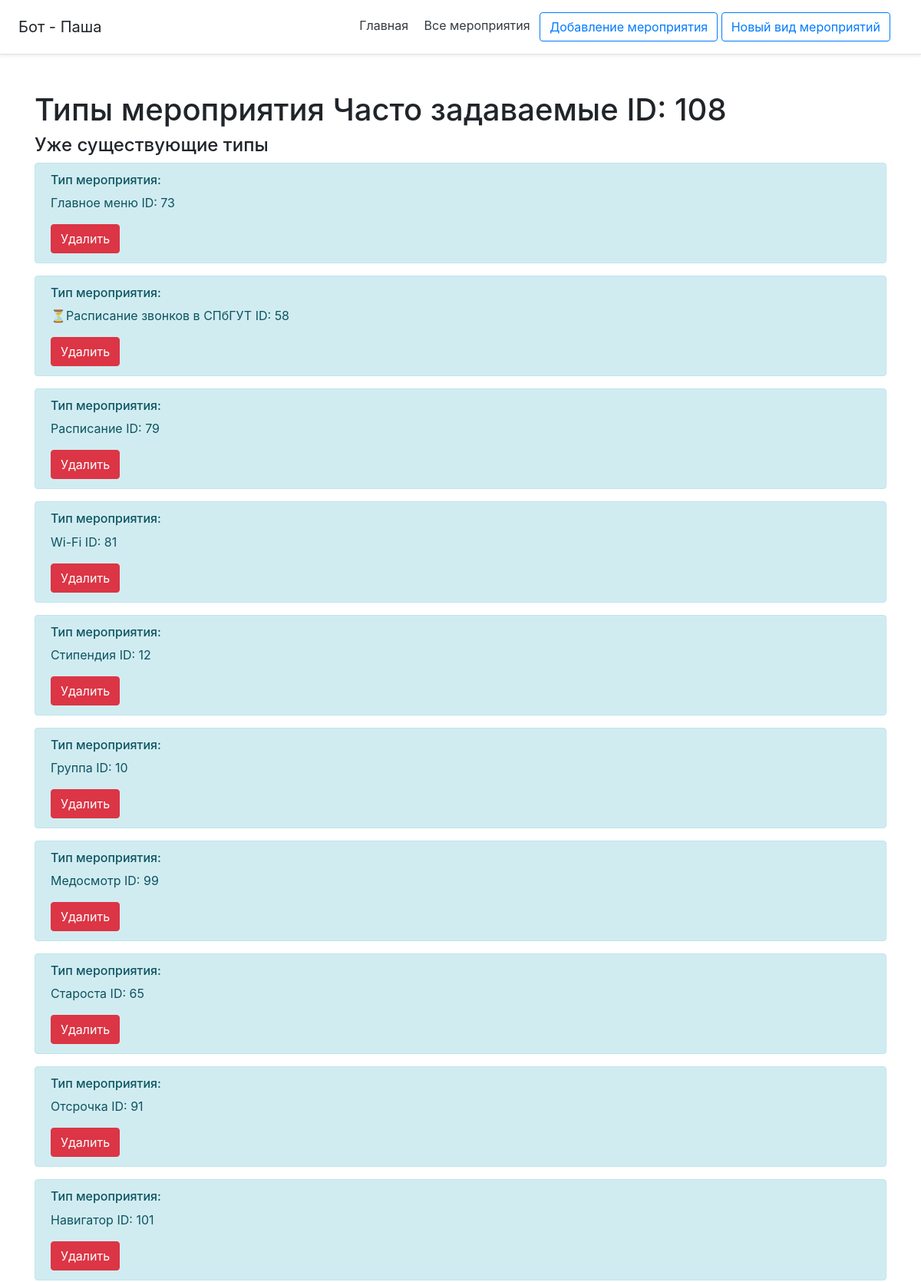
The app's page /event/108/inher (upper part), older data.
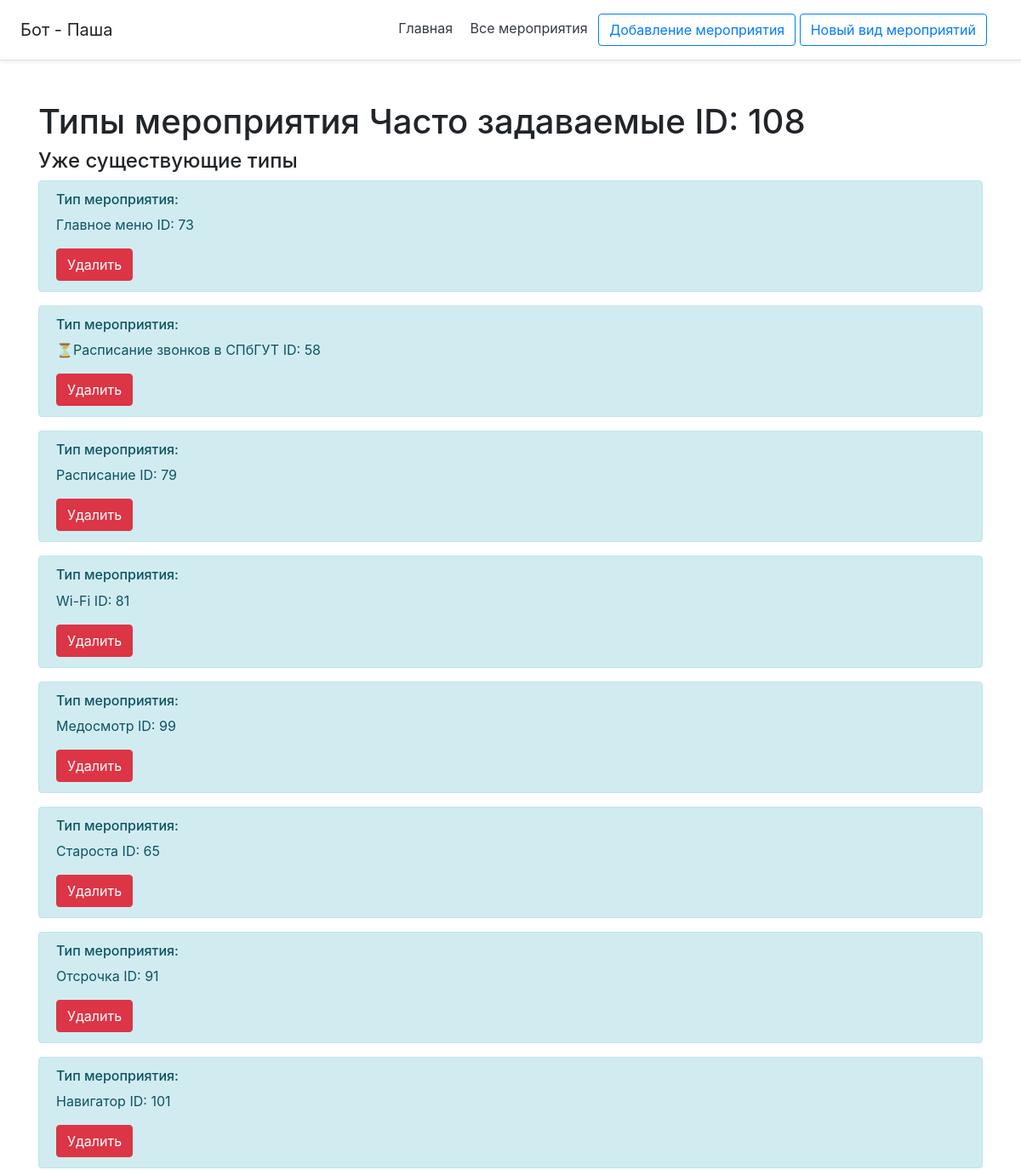
The same page, newer data.
### db_utils/database.py (models this page shows, shortened)
class Menu(db.Model):
    __tablename__ = "menu"
    id = db.Column(db.Integer, primary_key=True)
    name = db.Column(db.String(120), default='default_name')
    text = db.Column(db.String(10000), default='default_text')
    added = db.Column(db.DateTime, default=datetime.datetime.utcnow())
    active = db.Column(db.Boolean, nullable=False, default=True)
    author_id = db.Column(db.Integer, nullable=False, default=0)
    tags = db.Column(db.String(5000), default='нет тегов')
    inheritances = db.relationship('Inheritances',
                                   primaryjoin="or_(Menu.id==Inheritances.menu_id_descendant, Menu.id==Inheritances.menu_id_ancestor)",
                                   lazy='dynamic')
    attachment = db.relationship('Attachment',
                                 primaryjoin="Menu.id==Attachment.menu_id",
                                 lazy='dynamic')

### flask_app.py (the view, shortened to what this page needs)
@app.route('/event/<int:id>/inher', methods=['POST', 'GET'])
def event_inher(id):
    event = Menu.query.get(id)
    events_inherinase = select_inheritances({'menu_id': event.id})
    inher_event = [[menus([el], [event])[0], el] for el in events_inherinase]
    return render_template('event_inher.html', event=event, inher_event=inher_event)

### bot_api/vk_bot_response.py (called while the page is built)
def menus(inher, response=None):
    menu_id_ancestor = inher
    menu_ids_descendant = [inheritances.menu_id_descendant for inheritances in menu_id_ancestor]
    menu_ids_descendant.extend([inheritances.menu_id_ancestor for inheritances in menu_id_ancestor])
    menu_ids = [el for el, _ in groupby(menu_ids_descendant)]
    if response:
        while response[0].id in menu_ids:
            menu_ids.remove(response[0].id)
    return select_menu({'menu_ids': list(menu_ids)})

### db_utils/select_db.py (called while the page is built)
def select_inheritances(args):
    inhers = Inheritances.query
    if 'menu_id' in args:
        inhers = Inheritances.query.filter(
            or_(
                Inheritances.menu_id_ancestor == args['menu_id'],
                and_(
                    Inheritances.menu_id_descendant == args['menu_id'],
                    Inheritances.reversible == 1
                )
            )
        )
    inhers = inhers.filter_by(active=True).all()
    if not inhers:
        return {}
    return inhers

### main/templates/event_inher.html (shortened to what this page needs)
{% extends 'base.html' %}
{% block body %}
<div class="container mt-5">
    <h1>Типы мероприятия {{ event.name }} ID: {{ event.id }}</h1>
    <h4>Уже существующие типы</h4>
    {% for el in inher_event %}
        <div class="alert alert-info">
            <h6>Тип мероприятия:</h6>
            <p>{{ el[0].name }} ID: {{ el[0].id }}<br></p>
            <form method="post">
                <input type="submit" class="btn btn-danger" value="Удалить">
            </form>
        </div>
    {% endfor %}
</div>
{% endblock %}

Row changes from the older to the newer data that the page shows:
removed Menu: name "Стипендия", id "12"
removed Menu: name "Группа", id "10"
